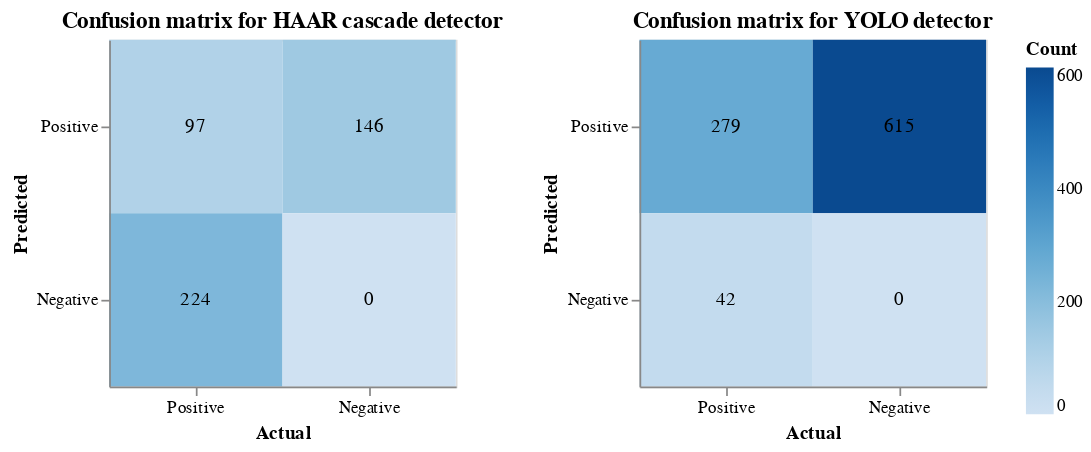

The code cell stored with this chart in its notebook:
### Markdown cell above
Now we can visualize the results:

### Code cell
confusion_matrices = alt.hconcat(confusion_matrix_HAAR_cascade, confusion_matrix_YOLO)

confusion_matrices.display()

### Figure 1 — Vega-Lite specification as saved in the notebook (floating-point values rounded to 4 significant figures)
{"config": {"view": {"continuousWidth": 300, "continuousHeight": 300}}, "hconcat": [{"layer": [{"mark": {"type": "rect"}, "encoding": {"color": {"field": "Count", "scale": {"scheme": "blues"}, "type": "quantitative"}, "text": {"field": "Count", "type": "quantitative"}, "x": {"axis": {"labelAngle": 0}, "field": "Actual", "sort": ["Positive", "Negative"], "type": "ordinal"}, "y": {"field": "Predicted", "sort": ["Positive", "Negative"], "type": "ordinal"}}}, {"mark": {"type": "text"}, "encoding": {"text": {"field": "Count", "type": "quantitative"}, "x": {"axis": {"labelAngle": 0}, "field": "Actual", "sort": ["Positive", "Negative"], "type": "ordinal"}, "y": {"field": "Predicted", "sort": ["Positive", "Negative"], "type": "ordinal"}}}], "data": {"name": "data-4e7ea60f24b3db65f62015b88bfdd8b7"}, "height": 200, "title": "Confusion matrix for HAAR cascade detector", "width": 200}, {"layer": [{"mark": {"type": "rect"}, "encoding": {"color": {"field": "Count", "scale": {"scheme": "blues"}, "type": "quantitative"}, "text": {"field": "Count", "type": "quantitative"}, "x": {"axis": {"labelAngle": 0}, "field": "Actual", "sort": ["Positive", "Negative"], "type": "ordinal"}, "y": {"field": "Predicted", "sort": ["Positive", "Negative"], "type": "ordinal"}}}, {"mark": {"type": "text"}, "encoding": {"text": {"field": "Count", "type": "quantitative"}, "x": {"axis": {"labelAngle": 0}, "field": "Actual", "sort": ["Positive", "Negative"], "type": "ordinal"}, "y": {"field": "Predicted", "sort": ["Positive", "Negative"], "type": "ordinal"}}}], "data": {"name": "data-2c65d9e423445bf50787f6eb0a6b9fa3"}, "height": 200, "title": "Confusion matrix for YOLO detector", "width": 200}], "$schema": "https://vega.github.io/schema/vega-lite/v5.15.1.json", "datasets": {"data-4e7ea60f24b3db65f62015b88bfdd8b7": [{"Actual": "Positive", "Predicted": "Positive", "Count": 97}, {"Actual": "Negative", "Predicted": "Positive", "Count": 146}, {"Actual": "Positive", "Predicted": "Negative", "Count": 224}, {"Actual": "Negative", "Predicted": "Negative", "Count": 0}], "data-2c65d9e423445bf50787f6eb0a6b9fa3": [{"Actual": "Positive", "Predicted": "Positive", "Count": 279}, {"Actual": "Negative", "Predicted": "Positive", "Count": 615}, {"Actual": "Positive", "Predicted": "Negative", "Count": 42}, {"Actual": "Negative", "Predicted": "Negative", "Count": 0}]}}
